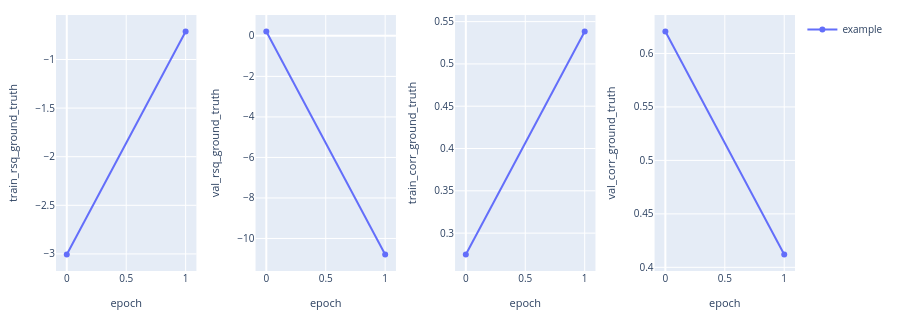

This figure's notebook cell:
### Code cell
analysis = BagOfWordsAnalysisConfig.from_grouped({"example": [(0, config.study_folder)]})

analysis.plot_vs_epoch([
    rsq_expr(split="train", y="ground_truth"),
    rsq_expr(split="val", y="ground_truth"),
    corr_expr(split="train", y="ground_truth"),
    corr_expr(split="val", y="ground_truth"),
])

### Figure 1 — Plotly figure (JSON) as saved in the notebook; plotly's stock layout.template omitted (floating-point values rounded to 4 significant figures)
{"data": [{"customdata": [[0.2, 1], [0.2, 1]], "hovertemplate": "epoch: %{x}<br>train_rsq_ground_truth: %{y}<br>dataset corr: %{customdata[0]}<br>n_seeds: %{customdata[1]}<extra>example</extra>", "legendgroup": "example", "line": {"color": "#636EFA", "dash": "solid"}, "marker": {"color": "#636EFA"}, "mode": "lines+markers", "name": "example", "showlegend": true, "type": "scatter", "x": [0, 1], "xaxis": "x", "y": [-3.006, -0.7124], "yaxis": "y"}, {"customdata": [[0.2, 1], [0.2, 1]], "hovertemplate": "epoch: %{x}<br>val_rsq_ground_truth: %{y}<br>dataset corr: %{customdata[0]}<br>n_seeds: %{customdata[1]}<extra>example</extra>", "legendgroup": "example", "line": {"color": "#636EFA", "dash": "solid"}, "marker": {"color": "#636EFA"}, "mode": "lines+markers", "name": "example", "showlegend": false, "type": "scatter", "x": [0, 1], "xaxis": "x2", "y": [0.2132, -10.79], "yaxis": "y2"}, {"customdata": [[0.2, 1], [0.2, 1]], "hovertemplate": "epoch: %{x}<br>train_corr_ground_truth: %{y}<br>dataset corr: %{customdata[0]}<br>n_seeds: %{customdata[1]}<extra>example</extra>", "legendgroup": "example", "line": {"color": "#636EFA", "dash": "solid"}, "marker": {"color": "#636EFA"}, "mode": "lines+markers", "name": "example", "showlegend": false, "type": "scatter", "x": [0, 1], "xaxis": "x3", "y": [0.2748, 0.5382], "yaxis": "y3"}, {"customdata": [[0.2, 1], [0.2, 1]], "hovertemplate": "epoch: %{x}<br>val_corr_ground_truth: %{y}<br>dataset corr: %{customdata[0]}<br>n_seeds: %{customdata[1]}<extra>example</extra>", "legendgroup": "example", "line": {"color": "#636EFA", "dash": "solid"}, "marker": {"color": "#636EFA"}, "mode": "lines+markers", "name": "example", "showlegend": false, "type": "scatter", "x": [0, 1], "xaxis": "x4", "y": [0.6205, 0.412], "yaxis": "y4"}], "layout": {"font": {"size": 11}, "height": 320, "legend": {"font": {"size": 10}, "x": 1.01, "xanchor": "left", "y": 1, "yanchor": "top"}, "margin": {"b": 40, "l": 50, "r": 105, "t": 15}, "title": {}, "xaxis": {"anchor": "y", "domain": [0, 0.19], "tickfont": {"size": 10}, "title": {"font": {"size": 11}, "text": "epoch"}}, "xaxis2": {"anchor": "y2", "domain": [0.27, 0.46], "tickfont": {"size": 10}, "title": {"font": {"size": 11}, "text": "epoch"}}, "xaxis3": {"anchor": "y3", "domain": [0.54, 0.73], "tickfont": {"size": 10}, "title": {"font": {"size": 11}, "text": "epoch"}}, "xaxis4": {"anchor": "y4", "domain": [0.81, 1], "tickfont": {"size": 10}, "title": {"font": {"size": 11}, "text": "epoch"}}, "yaxis": {"anchor": "x", "domain": [0, 1], "tickfont": {"size": 10}, "title": {"font": {"size": 11}, "text": "train_rsq_ground_truth"}}, "yaxis2": {"anchor": "x2", "domain": [0, 1], "tickfont": {"size": 10}, "title": {"font": {"size": 11}, "text": "val_rsq_ground_truth"}}, "yaxis3": {"anchor": "x3", "domain": [0, 1], "tickfont": {"size": 10}, "title": {"font": {"size": 11}, "text": "train_corr_ground_truth"}}, "yaxis4": {"anchor": "x4", "domain": [0, 1], "tickfont": {"size": 10}, "title": {"font": {"size": 11}, "text": "val_corr_ground_truth"}}}}
